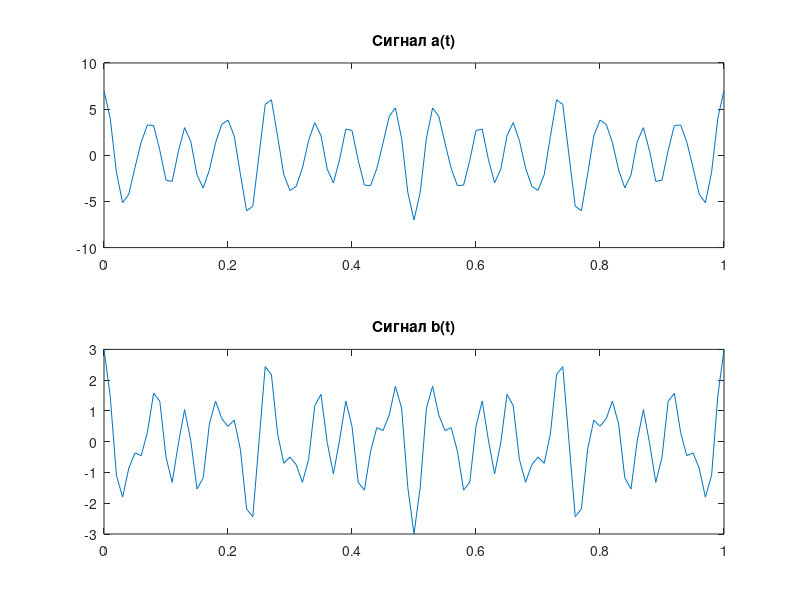
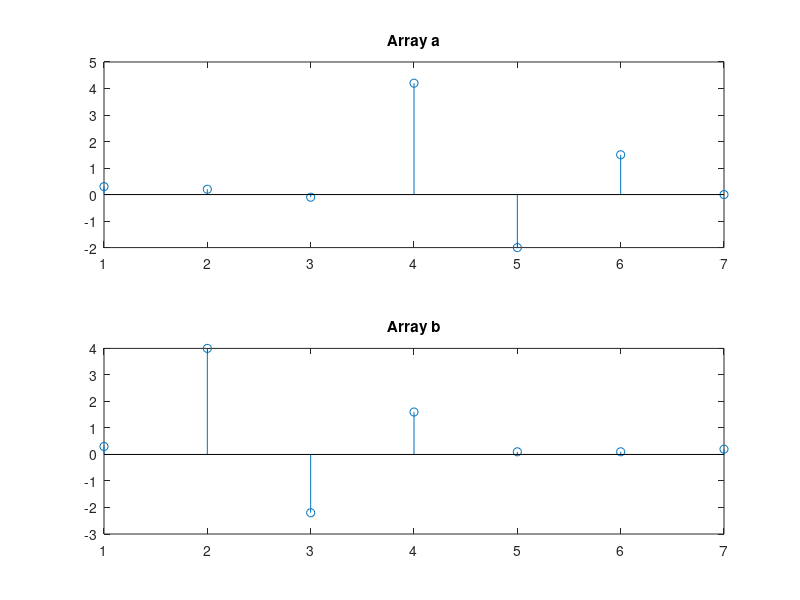
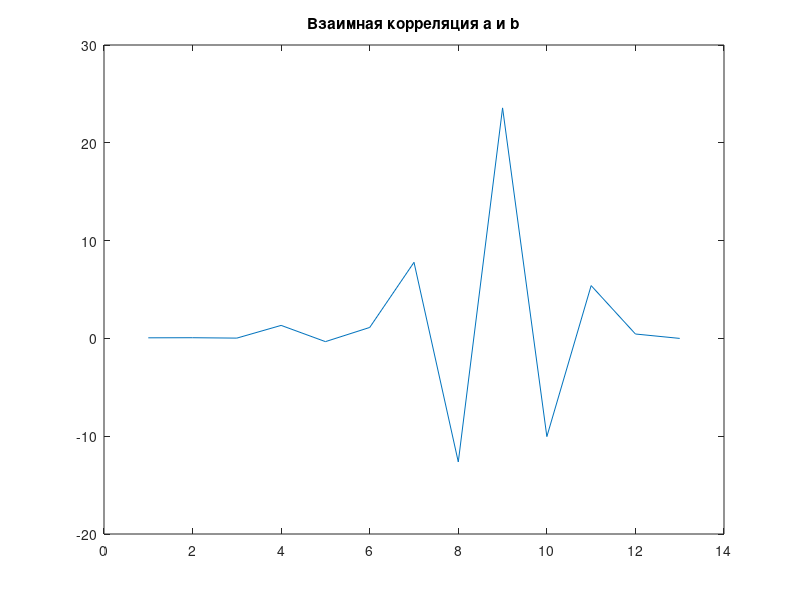
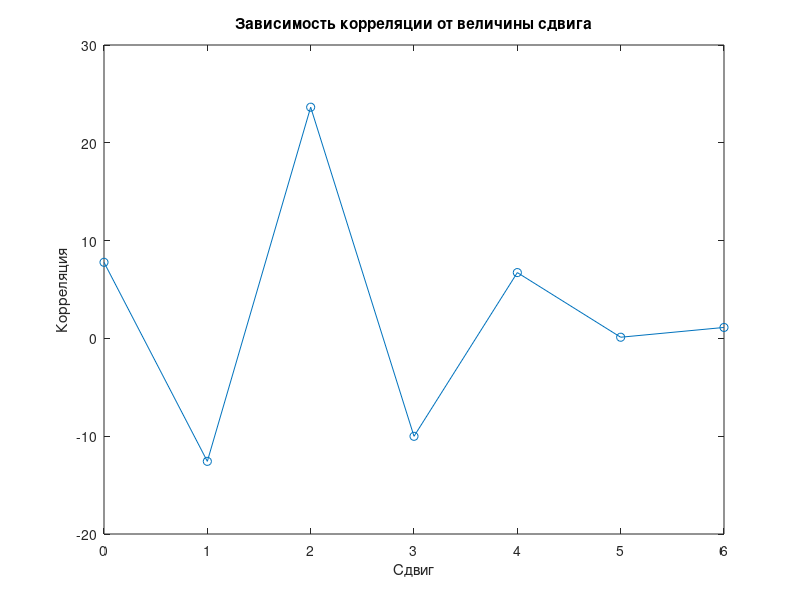

Source code (MATLAB) for these figures, in order:
f1 = 11;
f2 = 15;
f3 = 23;

t = 0:0.01:1;

s1 = cos(2*pi*f1*t);
s2 = cos(2*pi*f2*t);
s3 = cos(2*pi*f3*t);

a = 2*s1 + 4*s2 + s3;
b = s1 + s2 + s3;

figure;
subplot(2,1,1);
plot(t, a);
title('Сигнал a(t)');
subplot(2,1,2);
plot(t, b);
title('Сигнал b(t)');

corr_ab = sum(a .* b);
norm_corr_ab = sum(a .* b) / (sqrt(sum(a.^2)) * sqrt(sum(b.^2)));

disp(['Корреляция между сигналами a(t) и b(t): ', num2str(corr_ab)]);
disp(['Нормализованная корреляция между сигналами a(t) и b(t): ', num2str(norm_corr_ab)]);

t = 0:0.01:1;

a = [0.3 0.2 -0.1 4.2 -2 1.5 0];
b = [0.3 4 -2.2 1.6 0.1 0.1 0.2];

figure;
subplot(2,1,1);
stem(a, '-o');
title('Array a');

subplot(2,1,2);
stem(b, '-o');
title('Array b');

corr_ab = xcorr(a, b);

figure;
plot(corr_ab);
title('Взаимная корреляция a и b');

n = length(a);
corr_vals = zeros(1, n);

for i = 0:n-1
    b_shifted = circshift(b, i);
    
    corr_vals(i+1) = sum(a .* b_shifted);
end

figure;
plot(0:n-1, corr_vals, '-o');
title('Зависимость корреляции от величины сдвига');
xlabel('Сдвиг');
ylabel('Корреляция');

[max_corr, max_shift] = max(corr_vals);

disp(['Максимальная корреляция: ', num2str(max_corr)]);
disp(['Сдвиг, при котором достигается максимальная корреляция: ', num2str(max_shift-1)]);

b_best_shift = circshift(b, max_shift-1);

figure;
subplot(2,1,1);
plot(a, '-o');
title('Сигнал a');

subplot(2,1,2);
plot(b_best_shift, '-o');
title('Сигнал b, сдвинутый на величину максимальной корреляции');

